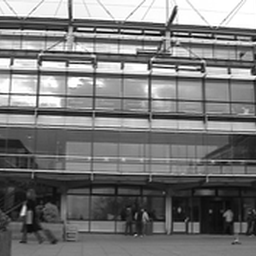
%> input picture MATLAB/Image Warping Lab/parade1.bmp (cropped and resized to the size of MATLAB's example picture, made grey), 256 x 256 px, given in place of cameraman.tif, which was not available
$ octave Convolution_Lab.m   (GNU Octave 9; MATLAB toolbox functions it lacks are replaced by stand-ins)
%> lines starting %> are read from the running program, lines starting %| are printed output that depends on the picture; in (x1, y1, x2, y2) boxes, pixels count from 0 and x2, y2 are one past the last pixel; in counts of white or black regions, pixels touching at a corner belong together; the program's own positions count from 1; pictures that were not available may be replaced by others from this repository, and a replacement may not be noted
### MATLAB/Convolution Lab/basic_convolution.m
function [output] = basic_convolution(image, kernel)

% Get dimensions of the image
imageRow = length(image(:,1));
imageCol = length(image(1,:));

% Get dimensions of the kernel
kerDim = [length(kernel(:,1)) , length(kernel(1,:))];

% Get kernel range to be used in for loop
% Loop iterates as if the centre of the kernel has coordinates (0,0)
kerRowRange = (kerDim(1)-1)/2;
kerColRange = (kerDim(2)-1)/2;

% Offset to get the relative position of the kernel value from the centre
% Since MATLAB cannot handle a negative index
rowOffset = (kerDim(1)+1)/2;
colOffset = (kerDim(2)+1)/2;

% Create matrix of zeros to allocate space for output image
output = zeros(imageRow, imageCol);

% Iterate through every pixel in the image
for currentRow = 1 : imageRow
    for currentCol = 1 : imageCol
        accumulator = 0;

        % Iterate through every element in the kernel
        for kerRow = -kerRowRange : kerRowRange
            for kerCol = -kerColRange : kerColRange

                % Check if filter falls outside of the image boundaries
                % (Essentially assuming zero outside of the image)
                if currentRow+kerRow >= 1 ...
                    && currentCol+kerCol >= 1 ...
                    && currentRow+kerRow <= imageRow ...
                    && currentCol+kerCol <= imageCol

                % Get value of the current pixel
                pixelValue = image(currentRow+kerRow, currentCol+kerCol);
                % Get value of the corresponding kernel element
                kernelValue = kernel(kerRow+rowOffset, kerCol+colOffset);

                result = pixelValue * kernelValue;
                accumulator = accumulator + result;
                end
            end
        end
        output(currentRow, currentCol) = accumulator;
    end
end

end

### MATLAB/Convolution Lab/pad_array_replicate.m
function [paddedArray] = pad_array_replicate(input, padSize)
% Function that pads an input matrix with padSize by replicating the border
% padSize is an array - the first element gives the number of
% rows to add on each end and the second element is the same for columns

% Performs exactly the same as MATLAB's built-in function 'padarray' using
% the 'replicate' option


% Call input matrix A and output matrix B to make code shorter & readable
A = input;
% Get dimensions of the input matrix
size = [length(A(:,1)) , length(A(1,:))];

% Create output matrix of zeros - size of input matrix and padding
B = zeros(length(A(:,1))+(padSize(1))*2, length(A(1,:))+(padSize(2))*2);

% Put input matrix in the middle of new matrix
B(padSize(1)+1:end-padSize(1), padSize(2)+1:end-padSize(2)) = A;

% Loops through the new added rows and replicates the border
for i = 1:padSize(1)
    B(i,padSize(2)+1:end-padSize(2)) = A(1,:);
    B(size(1)+padSize(1)+i,  padSize(2)+1:end-padSize(2)) = A(end,:);
end

% Loops through the new added columns and replicates the border
for j = 1:padSize(2)
    B(padSize(1)+1:end-padSize(1),j) = A(:,1);
    B(padSize(1)+1:end-padSize(1), size(2)+padSize(2)+j) = A(:,end);
end

% Fill out the corners by replicating each respective corner of the input
% and copying that to the new matrix corners
B(1:padSize(1), 1:padSize(2)) = A(1,1); % Top left
B(1:padSize(1), size(2)+padSize(2)+1:end) = A(1,end); % Top right
B(size(1)+padSize(1)+1:end, 1:padSize(2)) = A(end,1); % Bottom left
B(size(1)+padSize(1)+1:end, size(2)+padSize(2)+1:end) = A(end,end); %Bottom right

paddedArray = B;


### MATLAB/Convolution Lab/extended_convolution.m
function [output] = extended_convolution(image, kernel)

% Get dimensions of the image
imageRow = length(image(:,1));
imageCol = length(image(1,:));

% Get dimensions of the kernel
kerDim = [length(kernel(:,1)) , length(kernel(1,:))];

% Get kernel range to be used in for loop
% Loop iterates as if the centre of the kernel has coordinates (0,0)
kerRowRange = (kerDim(1)-1)/2;
kerColRange = (kerDim(2)-1)/2;

% Offset to get the relative position of the kernel value from the centre
% (Since MATLAB cannot handle a negative index)
rowOffset = (kerDim(1)+1)/2;
colOffset = (kerDim(2)+1)/2;

% Pad the image by replicating the borders outward
paddedImage = pad_array_replicate(image, [kerRowRange kerColRange]);

% Create an array of zeros the same size as the padded image
output = zeros(length(paddedImage(:,1)), length(paddedImage(1,:)));

% Iterate through every pixel in the image
for currentRow = rowOffset : imageRow+(rowOffset-1)
    for currentCol = colOffset : imageCol+(colOffset-1)
        accumulator = 0;

        % Iterate through every element in the kernel
        for kerRow = -kerRowRange : kerRowRange
            for kerCol = -kerColRange : kerColRange

                % Get value of the current pixel
                pixelValue = paddedImage(currentRow+kerRow, currentCol+kerCol);
                % Get value of the corresponding kernel element
                kernelValue = kernel(kerRow+rowOffset, kerCol+colOffset);

                result = pixelValue * kernelValue;
                accumulator = accumulator + result;
            end
        end
        output(currentRow, currentCol) = accumulator;
    end
end
% Remove the padding so output image is the same size as original image
output = output(rowOffset:end-(rowOffset-1), colOffset:end-(colOffset-1));

end

### MATLAB/Convolution Lab/calc_ssd.m
function [difference, ssd] = calc_ssd(image1,image2)
% Calculate the sum of squared differences of 2 images
difference = 0.5 + 10 * (image1 - image2);
ssd = sum((image1(:) - image2(:)) .^ 2);

end

### MATLAB/Convolution Lab/Convolution_Lab.m
clear
clf


%% Basic Convolution
image = im2double(imread("cameraman.tif"));
%> image: size 256x256 double; min 0, max 1, mean 0.47

kernel = ones(5) / (5)^2;
basicResult = basic_convolution(image, kernel);
%> in basic_convolution, `imageRow = length(image(:,1));`: imageRow = 256
%> in basic_convolution, `output = zeros(imageRow, imageCol);`: output: size 256x256 double; every value is 0
%> after the loop in basic_convolution, `for currentRow = 1 : imageRow`: kernelValue = 0.04; pixelValue = 0.475; result = 0.019

figure(1)
subplot(1,3,1); imshow(image); title("Original Iamge");
subplot(1,3,2); imshow(basicResult); title("Basic Convolution (5x5 avg)");

kernel = [-1 0 1];  % Test for general (2n+1)x(2m+1) kernels
basicResultGeneral = basic_convolution(image, kernel);
%> call 2 of basic_convolution, with kernel = [-1 0 1]
%> after the loop in basic_convolution (call 2), `for currentRow = 1 : imageRow`:
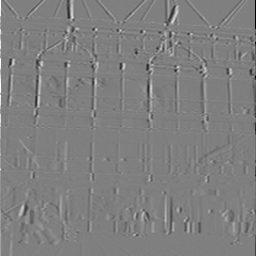
%> output: size 256x256 double; min -1, max 1, mean -0.000339; drawn with min black and max white
%> after the loop in basic_convolution (call 2), `for currentRow = 1 : imageRow`: kernelValue = 0
subplot(1,3,3); imshow(basicResultGeneral); title("Kernel = [-1 0 1]");
%> after `imshow(basicResultGeneral)`:
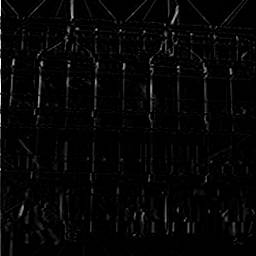
%> displayed picture: size 256x256, on the screen's scale of 0 to 255; min 0, max 255, mean 5.5

%% Border handling
image = im2double(imread("cameraman.tif"));

kernel = ones(5) / (5)^2;
extendedResult = extended_convolution(image, kernel);
%> in pad_array_replicate, `size = [length(A(:,1)) , length(A(1,:))];`: size = [256 256]
%> in pad_array_replicate, `B = zeros(length(A(:,1))+(padSize(1))*2, length(A(1,:))+(padSize(2))*2);`: B: size 260x260 double; every value is 0
%> after the loop in pad_array_replicate, `for i = 1:padSize(1)`: B: size 260x260 double; min 0, max 1, mean 0.467
%> after the loop in pad_array_replicate, `for j = 1:padSize(2)`:
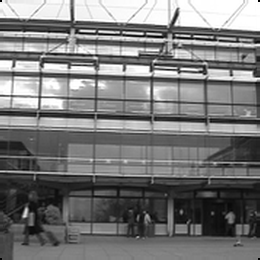
%> B: size 260x260 double; min 0, max 1, mean 0.473
%> in pad_array_replicate, `B(1:padSize(1), 1:padSize(2)) = A(1,1);`: B: size 260x260 double; 0.01% of pixels changed, all inside (x1, y1, x2, y2) = (0, 0, 2, 2)
%> in pad_array_replicate, `B(1:padSize(1), size(2)+padSize(2)+1:end) = A(1,end);`: B: size 260x260 double; min 0, max 1, mean 0.473; mean of the top-left, top-right, bottom-left and bottom-right quarters 0.635, 0.607, 0.329, 0.32
%> in extended_convolution, `output = output(rowOffset:end-(rowOffset-1), colOffset:end-(colOffset-..`:
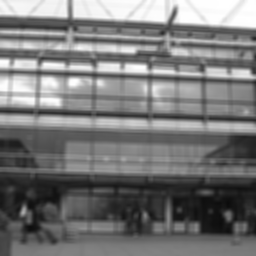
%> output: size 256x256 double; min 0.0463, max 1, mean 0.47
reference = imfilter(image, kernel, 'replicate');
[difference, ssd] = calc_ssd(extendedResult, reference);
%> in calc_ssd, `ssd = sum((image1(:) - image2(:)) .^ 2);`: ssd = 6.46e-28
%> ssd = 6.46e-28

kernel2 = [-1 0 1];
extendedResult2 = extended_convolution(image, kernel2);
%> call 2 of extended_convolution, with kernel = [-1 0 1]
%> in pad_array_replicate (call 2), `B = zeros(length(A(:,1))+(padSize(1))*2, length(A(1,:))+(padSize(2))*2);`: B: size 256x258 double; every value is 0
%> after the loop in pad_array_replicate (call 2), `for j = 1:padSize(2)`: B: size 256x258 double; min 0, max 1, mean 0.47
%> after the loop in extended_convolution (call 2), `for currentRow = rowOffset : imageRow+(rowOffset-1)`:
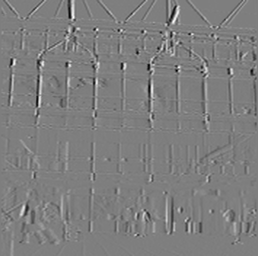
%> output: size 256x258 double; min -0.729, max 0.737, mean -0.000674; drawn with min black and max white
reference2 = imfilter(image, kernel2, 'replicate');
[difference2, ssd2] = calc_ssd(extendedResult2, reference2);
%> in calc_ssd (call 2), `difference = 0.5 + 10 * (image1 - image2);`: difference: size 256x256 double; every value is 0.5
%> ssd2 = 0

figure(2)
subplot(2,3,1); imshow(extendedResult);  title(sprintf('Extended convolution\n 5x5 avg kernel'));
subplot(2,3,2); imshow(reference);       title('Reference result');
subplot(2,3,3); imshow(difference);      title(sprintf('Difference (SSD=%.1f)',ssd));
subplot(2,3,4); imshow(extendedResult2); title(sprintf('Extended convolution\n [-1 0 1] kernel'));
subplot(2,3,5); imshow(reference2);      title('Reference result');
subplot(2,3,6); imshow(difference2);     title(sprintf('Difference (SSD=%.1f)',ssd2));

%% Image filtering
image = im2double(imread("cameraman.tif"));

horizontalKernel = [1 2 1; 0 0 0; -1 -2 -1];
horizontal = extended_convolution(image, horizontalKernel);
%> call 3 of pad_array_replicate, with padSize = [1 1]
%> in pad_array_replicate (call 3), `B = zeros(length(A(:,1))+(padSize(1))*2, length(A(1,:))+(padSize(2))*2);`: B: size 258x258 double; every value is 0
%> after the loop in pad_array_replicate (call 3), `for i = 1:padSize(1)`:
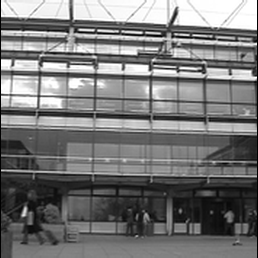
%> B: size 258x258 double; min 0, max 1, mean 0.468
%> after the loop in pad_array_replicate (call 3), `for j = 1:padSize(2)`:
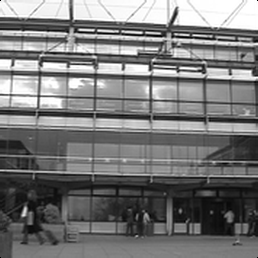
%> B: size 258x258 double; 0.77% of pixels changed, all inside (x1, y1, x2, y2) = (0, 1, 258, 257)
%> in pad_array_replicate (call 3), `B(1:padSize(1), 1:padSize(2)) = A(1,1);`: B: size 258x258 double; under 0.01% of pixels changed, all inside (x1, y1, x2, y2) = (0, 0, 1, 1)
%> in pad_array_replicate (call 3), `B(1:padSize(1), size(2)+padSize(2)+1:end) = A(1,end);`: B: size 258x258 double; min 0, max 1, mean 0.471; mean of the top-left, top-right, bottom-left and bottom-right quarters 0.632, 0.606, 0.329, 0.319
%> (the run ends here)
